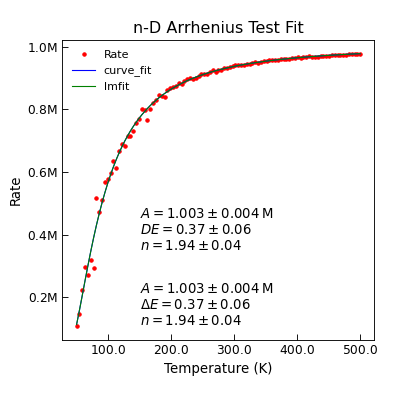

Generate this figure with Python:
"""Example of nDimArrhenius Fit."""
# pylint: disable=invalid-name
from numpy import linspace
from numpy.random import normal

from Stoner import Data
from Stoner.analysis.fitting.models.thermal import nDimArrhenius, NDimArrhenius
# Make some data
T = linspace(50, 500, 101)
R = nDimArrhenius(T + normal(size=len(T), scale=5.0, loc=1.0), 1e6, 0.5, 2)
d = Data(T, R, setas="xy", column_headers=["T", "Rate"])

# Curve_fit on its own
d.curve_fit(nDimArrhenius, p0=[1e6, 0.5, 2], result=True, header="curve_fit")
d.setas = "xyy"
d.plot(fmt=["r.", "b-"])
d.annotate_fit(nDimArrhenius, x=0.25, y=0.3, mode="eng")

# lmfit using lmfit guesses
fit = NDimArrhenius()
p0 = fit.guess(R, x=T)
d.lmfit(fit, result=True, header="lmfit")
d.setas = "x..y"
d.plot(fmt="g-")
d.annotate_fit(
    NDimArrhenius, x=0.25, y=0.05, prefix="NDimArrhenius", mode="eng"
)

d.title = "n-D Arrhenius Test Fit"
d.ylabel = "Rate"
d.xlabel = "Temperature (K)"
